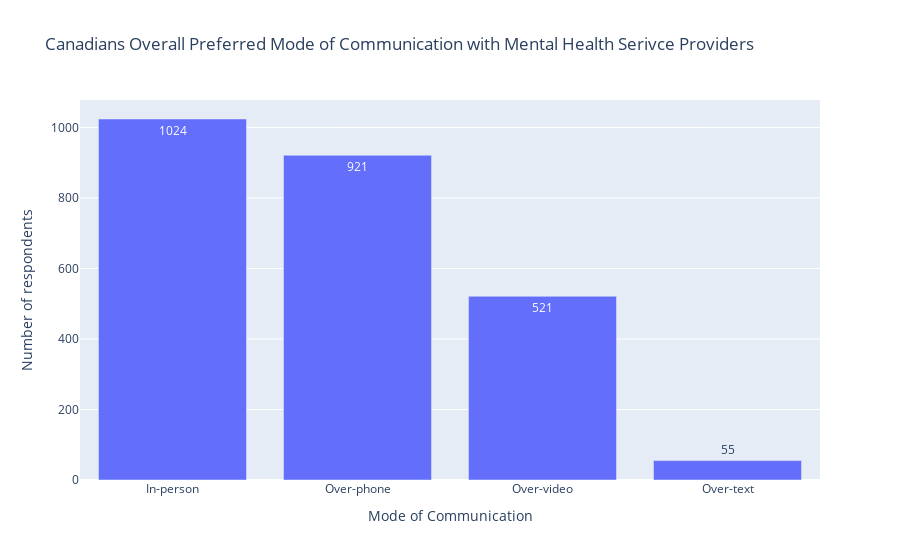

Notebook cell for this chart:
### Code cell
fig = px.bar(overall_com, x = "Mode of Communication", y = "Number of respondents", labels = {"value":"Number of Respondents", "Mode of Communication": "Mode of Communication"}, title = 'Canadians Overall Preferred Mode of Communication with Mental Health Serivce Providers', text_auto = True)
fig.show()

### Figure 1 — Plotly figure (JSON) as saved in the notebook; plotly's stock layout.template omitted (floating-point values rounded to 4 significant figures)
{"data": [{"alignmentgroup": "True", "hovertemplate": "Mode of Communication=%{x}<br>Number of respondents=%{y}<extra></extra>", "legendgroup": "", "marker": {"color": "#636efa", "pattern": {"shape": ""}}, "name": "", "offsetgroup": "", "orientation": "v", "showlegend": false, "textposition": "auto", "texttemplate": "%{y}", "type": "bar", "x": ["In-person", "Over-phone", "Over-video", "Over-text"], "xaxis": "x", "y": [1024, 921, 521, 55], "yaxis": "y"}], "layout": {"barmode": "relative", "legend": {"tracegroupgap": 0}, "title": {"text": "Canadians Overall Preferred Mode of Communication with Mental Health Serivce Providers"}, "xaxis": {"anchor": "y", "domain": [0, 1], "title": {"text": "Mode of Communication"}}, "yaxis": {"anchor": "x", "domain": [0, 1], "title": {"text": "Number of respondents"}}}}
